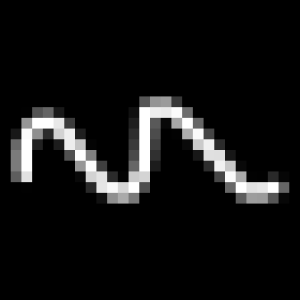
#> input picture detection/src/clf/squiggle_yolo_test.png, 300 x 300 px
$ python detectIntersections.py --image clf/squiggle_yolo_test.png   (older library calls are emulated)
#> lines starting #> are read from the running program, lines starting #| are printed output that depends on the picture; after the words box and inside, x2 and y2 are one past the last pixel; in counts of white or black regions, pixels touching at a corner belong together
#> further down, image is the input picture: shape (300, 300, 3); min 0, max 255, mean 19.8
# Detects crosses in images used for image element inference.

import numpy as np
import argparse
import imutils
import cv2
import random
import os
import math
import importlib
from geometry import euclideanDistance
from shape import Shape
from isect_segments_bentley_ottmann import poly_point_isect as bot
from clean import filterOverlappingIntersections
from shape import *

_DEBUG = False

# Logging.
def log(message):
    if (_DEBUG): print("CROSS DETECT | "+str(message))


# [13 lines of commented-out code are left out]
# [138 lines left out: functions nestIntersection, nestCenteredIntersection, nestIntersections, drawIntersections, detectAndNestIntersections, not called in this run]

# Given a list of lines extracted from an image, calculates the points at which
# intersections between the lines take place, using the Bentley Ottman algorithm.
# Ref: https://github.com/ideasman42/isect_segments-bentley_ottmann
# TODO: Develop an understanding of how the algorithm works for the writeup.
def detectIntersections(lines):

    points = []

    if (lines is not None):
        for line in lines:
            # Convert lines obtained from HoughLinesP into a tuple of two points each
            # defined with floats instead of ints.
            for x1, y1, x2, y2 in line:
                points.append(((x1 + 0.0, y1 + 0.0), (x2 + 0.0, y2 + 0.0)))

    # Calculate intersections.
    intersections = bot.isect_segments(points)

    # Filter intersections within a window defined by the size of the image.
    # Intersections which are positions close to each other are averaged out.
    intersections = filterOverlappingIntersections(intersections, 20)

    return intersections

def detectLines(image, debug=False):

#> called with debug = True
        imgHeight, imgWidth, channels = image.shape
#> imgHeight = 300; imgWidth = 300; channels = 3

        # Convert the image to grayscale.
        gray = cv2.cvtColor(image, cv2.COLOR_BGR2GRAY)

        # Blur the image with a gaussian kernel.
        # We do this in order to filter through and reduce some of the noise we are
        # recieving.
        # blur = cv2.GaussianBlur(gray,( 5, 5), 0)

        # Using otsu's binarisation.
        # This works by analysing the image histogram, a distribution of the particular
        # tones in an image. Each bar represents the frequency of pixels corresponding
        # to that particular tone.
        ret, thresh = cv2.threshold(gray, 0, 255, cv2.THRESH_BINARY+cv2.THRESH_OTSU)
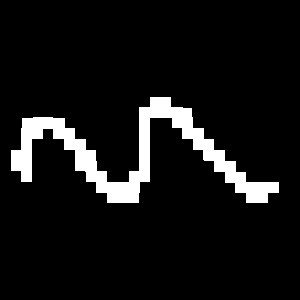
#> thresh: shape (300, 300); 7.8% white; 1 white region, box (x1, y1, x2, y2) and area: (11, 97, 279, 203) 7045
#> ret = 106

        # Invert the image so that our desired shapes are highlighted in white.
        invert = cv2.bitwise_not(thresh)

        # Blur the image.
        blurred = cv2.GaussianBlur(invert, (5,5), 0)
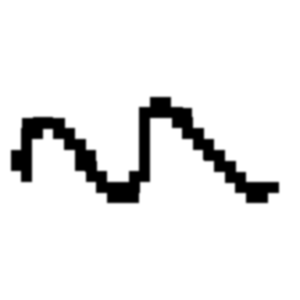
#> blurred: shape (300, 300); min 0, max 255, mean 235

        if (debug): cv2.imwrite('blurred.png', blurred)

        # Erode the image to remove double line specifically around crosses.
        # erode_kernel = np.ones((2,2))

        # TODO: Here we attempt to extract what's known as the 'morphological' skeleton;
        # This in essence is the shape which appears after we repeatedly erode and
        # dilate a particular image with respect to a kernel designed to target
        # particular structures. Here, we want to find the skeleton pertaining to
        # imaegs, and so we use a 'cross' structuring element.
        erode_kernel = cv2.getStructuringElement(cv2.MORPH_CROSS, (3,3))

        eroded = cv2.erode(blurred, erode_kernel, iterations=2)
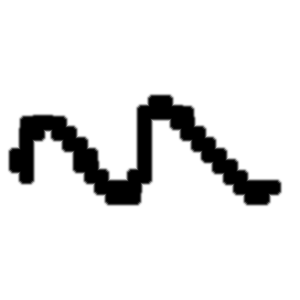
#> eroded: shape (300, 300); min 0, max 255, mean 229.1
        if (debug): cv2.imwrite('eroded.png', eroded)

        # Canny edge detection.
        canny = cv2.Canny(eroded, 100, 200)
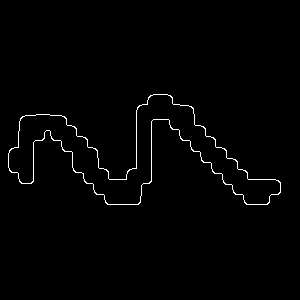
#> canny: shape (300, 300); 1.2% white in thin lines or dots, all inside (x1, y1, x2, y2) = (8, 94, 281, 205)

        cann3, cont2, hierarchy2 = cv2.findContours(canny, cv2.RETR_TREE, cv2.CHAIN_APPROX_SIMPLE)
#> cont2 = 2 contours; box (x1, y1, x2, y2) and area: (8, 94, 281, 205) 9117, (8, 94, 281, 205) 9014

        # Detect lines.
        # The 2nd last paramter is the minimum line length, while the lat parameter
        # refers to the maximum gap between lines to warrant a 'grouping'.
        lines = cv2.HoughLinesP(canny, 1, float(math.pi / 180) * float(1), 10, np.array([]), 10, 7)
#> lines = 46 rows, first 6: [151, 181, 151, 121], [136, 168, 136, 110], [248, 179, 275, 179], [180, 137, 232, 186], [33, 181, 33, 142], [73, 170, 93, 186]

        # [7 lines of commented-out code are left out]

        if (debug):
            intersections = detectIntersections(lines)
#> the loop in detectIntersections, `for line in lines:` made 46 passes
#> line on passes 1 to 12: [[151, 181, 151, 121]], [[136, 168, 136, 110]], [[248, 179, 275, 179]], [[180, 137, 232, 186]], [[33, 181, 33, 142]], [[73, 170, 93, 186]], [[212, 170, 247, 204]], [[153, 119, 168, 119]], [[194, 122, 226, 151]], [[246, 204, 267, 204]], [[64, 116, 76, 128]], [[22, 116, 42, 114]]
#> after the loop in detectIntersections, `for line in lines:`: points = 46 items
            cv2.imwrite('intersections.png', drawIntersections(intersections, image, True))

        return lines


if (__name__ == "__main__"):

    _DEBUG = True

    # Read in arguments
    args = argparse.ArgumentParser()
    ap = argparse.ArgumentParser()
    ap.add_argument("-i", "--image", required=True, help="Input path.")
    ap.add_argument("-o", "--output", required=False)
    args = vars(ap.parse_args())

    # Load the image.
    image = cv2.imread(args["image"])
    image = imutils.resize(image, width=300)


    # Get the approximated container vertices from the shape objects and use
    # this to draw the contours.
    # cv2.drawContours(image, [np.array(shape.vertices) for shape in shapes], -1, (0,0,255))
    # cv2.drawContours(whiteImg, [np.array(shape.vertices) for shape in shapes], -1, (0,0,255))
    detectLines(image, debug=True)
#> (the call stopped at in detectIntersections, `intersections = bot.isect_segments(points)`: isect_segments_bentley_ottmann is not available in this run)
    # print(detectLines(image))

    # cv2.imshow('Lines', image)
    cv2.imwrite('lines.png', image)
    # cv2.waitKey(0)
